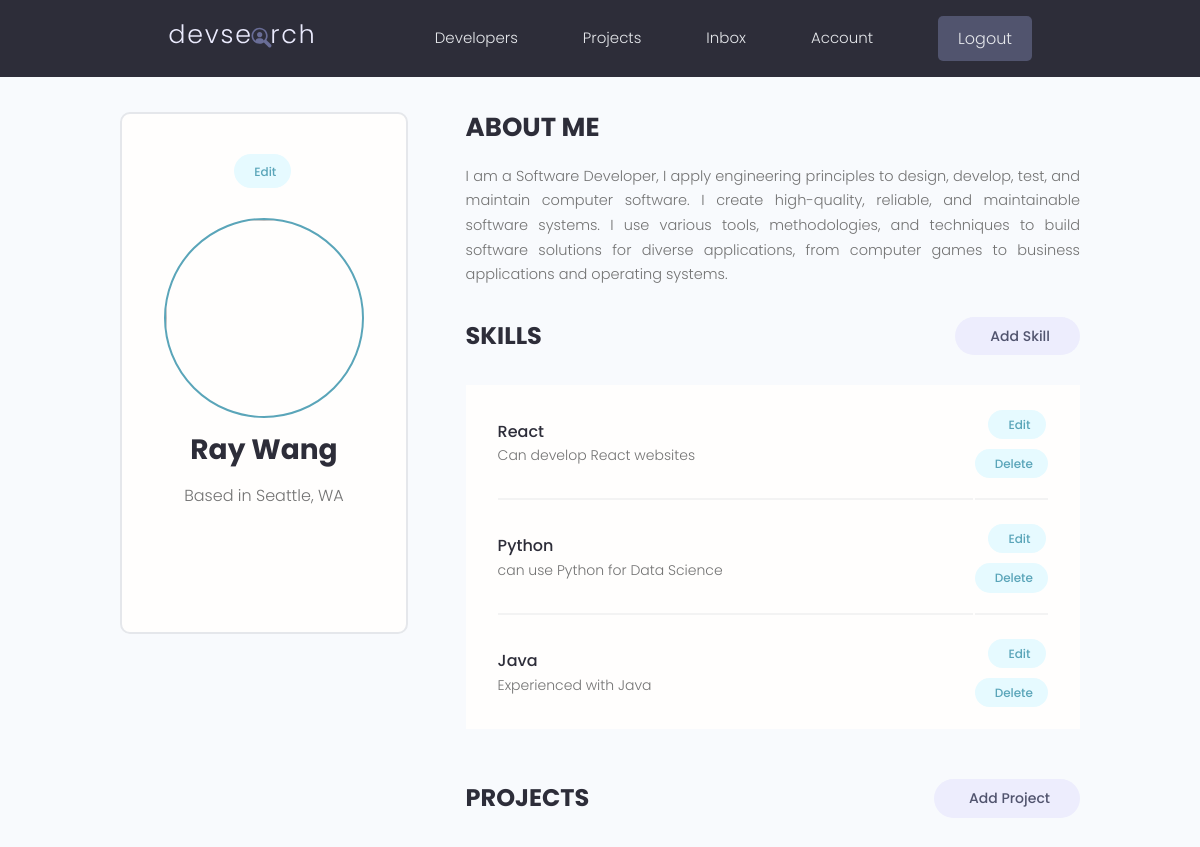
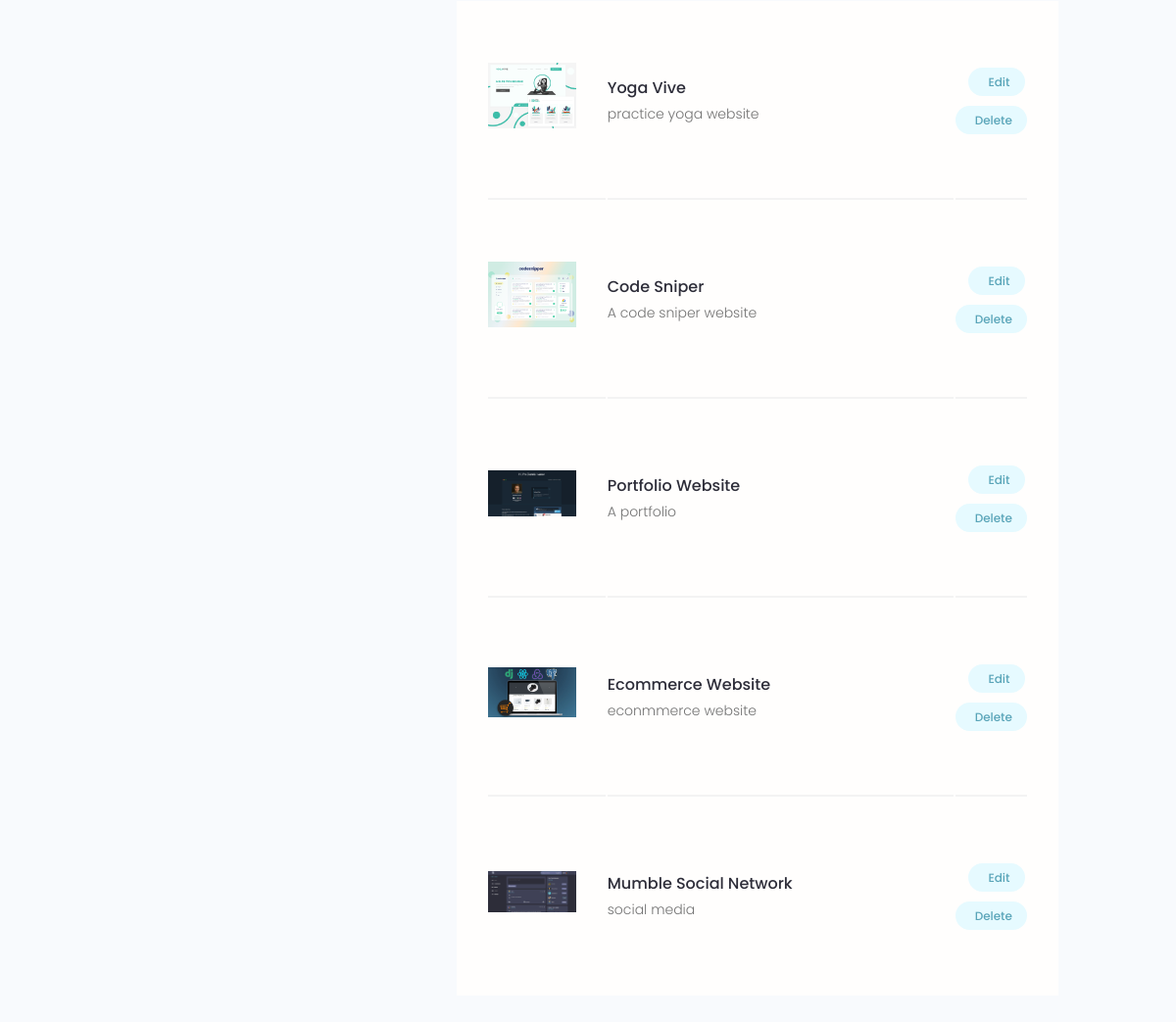
The app's page /account/ (signed in) with its own data (2 pictures, top to bottom).
### users/models.py (models this page shows, shortened)
class Profile(models.Model):
    user = models.OneToOneField(User, on_delete=models.CASCADE, null=True, blank=True)
    name = models.CharField(max_length=200, null=True, blank=True)
    email = models.EmailField(max_length=500, blank=True, null=True)
    username = models.CharField(max_length=200, null=True, blank=True)
    location = models.CharField(max_length=200, null=True, blank=True)
    short_intro = models.TextField(blank=True, null=True)
    bio = models.TextField(blank=True, null=True)
    profile_image = models.ImageField(null=True, blank=True, upload_to='profiles/', default='profiles/user-default.png')
    social_github = models.CharField(max_length=200, null=True, blank=True)
    social_twitter = models.CharField(max_length=200, null=True, blank=True)
    social_linkedin = models.CharField(max_length=200, null=True, blank=True)
    social_website = models.CharField(max_length=200, null=True, blank=True)
    created = models.DateTimeField(auto_now_add=True)
    id = models.UUIDField(default=uuid.uuid4, unique=True, primary_key=True, editable=False)

class Skill(models.Model):
    owner = models.ForeignKey(Profile, on_delete=models.CASCADE, null=True, blank=True)
    name = models.CharField(max_length=200, blank=True, null=True)
    description = models.TextField(blank=True, null=True)
    created = models.DateTimeField(auto_now_add=True)
    id = models.UUIDField(default=uuid.uuid4, unique=True, primary_key=True, editable=False)

### projects/models.py (models this page shows, shortened)
class Project(models.Model):
    owner = models.ForeignKey(Profile, null=True, blank=True, on_delete=models.SET_NULL)
    title = models.CharField(max_length=200)
    description = models.TextField(null=True, blank=True)
    featured_image = models.ImageField(null=True, blank=True, default='default.jpg')
    demo_link = models.CharField(max_length=2000, null=True, blank=True)
    source_link = models.CharField(max_length=2000, null=True, blank=True)
    tags = models.ManyToManyField('Tag', blank=True)
    vote_total = models.IntegerField(default=0, null=True, blank=True)
    vote_ratio = models.IntegerField(default=0, null=True, blank=True)
    created = models.DateTimeField(auto_now_add=True)
    id = models.UUIDField(default=uuid.uuid4, unique=True, primary_key=True, editable=False)
    class Meta:
        ordering = ['-vote_ratio', '-vote_total', 'title']

### users/views.py (the view)
# urls.py: path('account/', views.userAccount, name='account'),
@login_required(login_url='login')
def userAccount(request):
    profile = request.user.profile
    topskills = profile.skill_set.all()
    projects = profile.project_set.all()
    context = {'profile': profile,
               'skills': topskills,
               'projects': projects}
    return render(request, 'users/account.html', context)

### users/templates/users/account.html (shortened to what this page needs)
{% extends 'main.html' %}
{% block content %}
<main class="settingsPage profile my-md">
  <div class="container">
    <div class="layout">
      <div class="column column--1of3">
        <div class="card text-center">
          <div class="card__body dev">
            <a class="tag tag--pill tag--main settings__btn" href="{% url 'edit-account' %}">
              Edit</a>
            <img class="avatar avatar--xl dev__avatar" src="{{profile.profile.imageURL}}" />
            <h2 class="dev__name">{{profile.name}}</h2>
            <p class="dev__location">Based in {{profile.location}}</p>
            <ul class="dev__social">
            </ul>
          </div>
        </div>
      </div>
      <div class="column column--2of3">
        <div class="devInfo">
          <h3 class="devInfo__title">About Me</h3>
          <p class="devInfo__about">{{profile.bio}}</p>
        </div>
        <div class="settings">
          <h3 class="settings__title">Skills</h3>
          <a class="tag tag--pill tag--sub settings__btn tag--lg" href="{% url 'create-skill' %}"> Add Skill</a>
        </div>
        <table class="settings__table">
          {% for skill in skills %}
          <tr>
            <td class="settings__tableInfo">
              <h4>{{skill.name}}</h4>
              <p>
                {{skill.description}}
              </p>
            </td>
            <td class="settings__tableActions">
              <a class="tag tag--pill tag--main settings__btn" href="{% url 'update-skill' skill.id %}"> Edit</a>
              <a class="tag tag--pill tag--main settings__btn" href="{% url 'delete-skill' skill.id %}?next=/account">
                Delete</a>
            </td>
          </tr>
          {% endfor %}
        </table>
        <div class="settings">
          <h3 class="settings__title">Projects</h3>
          <a class="tag tag--pill tag--sub settings__btn tag--lg" href="{% url 'create-project' %}"> Add Project</a>
        </div>
        <table class="settings__table">
          {% for project in projects %}
          <tr>
            <td class="settings__thumbnail">
              <a href="{% url 'project' project.id %}"><img src="{{project.featured_image.url}}" alt="Project Thumbnail" /></a>
            </td>
            <td class="settings__tableInfo">
              <a href="{% url 'project' project.id %}">{{project.title}}</a>
              <p>{{project.description|slice:"150"}}</p>
            </td>
            <td class="settings__tableActions">
              <a class="tag tag--pill tag--main settings__btn" href="{% url 'update-project' project.id %}"> Edit</a>
              <a class="tag tag--pill tag--main settings__btn"
                href="{% url 'delete-project'  project.id %}?next=/account">
                Delete</a>
            </td>
          </tr>
          {% endfor %}
        </table>
      </div>
    </div>
  </div>
</main>
{% endblock %}

### static/styles/app.css (style rules this page uses)
:root { --color-sub: #2d2d39; }
.card { border: 2px solid var(--color-light); }
img { width: 100%; }
.profile .card > .dev { padding: 4rem; }
.dev__avatar { display: block; margin: auto; }
.dev__name { color: var(--color-sub); font-size: 2.8rem; font-weight: 700; margin-top: 1rem; margin-bottom: 0.5rem; }
.dev__location { margin-top: 1rem; }
.dev__social { margin: 3rem 0; list-style: none; display: flex; justify-content: center; gap: 1.5rem; }
.devInfo { margin-bottom: 3rem; }
.devInfo__title, .devInfo__subtitle { font-size: 2.6rem; color: var(--color-sub); text-transform: uppercase; font-weight: 700; margin-bottom: 1.5rem; }
.devInfo__about, .devSkill__info { font-size: 1.45rem; line-height: 1.7; text-align: justify; }
.settingsPage .dev > .settings__btn { display: inline-block; margin-bottom: 3rem; }
.settings { display: flex; justify-content: space-between; align-items: center; }
.settings__title { font-size: 2.4rem; text-transform: uppercase; font-weight: 700; color: var(--color-sub); }
.settings__table { margin-top: 3rem; margin-bottom: 5rem; padding: 0 3rem; background: var(--color-white); }
.settings__table tr { width: 100%; }
.settings__table tr > td { padding: 2rem 0; }
.settings__table tr:not(:last-child) td { border-bottom: 2px solid var(--color-white-light); }
.settings__thumbnail { width: 23%; min-width: 10rem; }
.settings__thumbnail img { padding-right: 3rem; height: 15rem; object-fit: contain; }
.settings__tableInfo { width: 100%; }
.settings__tableInfo h4, .settings__tableInfo a { padding-right: 1rem; width: auto; font-size: 1.6rem; font-weight: 500; color: var(--color-sub); }
.settings__tableInfo p { font-size: 1.4rem; }
.settings__tableActions { text-align: right; }

### static/uikit/styles/modules/_variables.css (style rules this page uses)
:root { --color-main: #5aa5b9; --color-main-light: #e6faff; --color-sub: #3f4156; --color-sub-light: #51546e; --color-sub-lighter: #ededfd; --color-text: #737373; --color-gray: #8b8b8b; --color-light: #e5e7eb; --color-light-gray: #767676; --color-bg: #f8fafd; --color-white: #fffefd; --color-white-light: #f3f3f3; --color-success: #359e64; --color-success-bg: #def8e8; --color-error: #fc4b0b; --color-error-bg: #fff2ee; --font-base: 'Poppins', arial, helvetica, 'Segoe UI', roboto, ubuntu, sans-serif; --font-monospace: 'Fira Code', 'Courier New', courier, monospace; --font-regular: 300; --font-medium: 500; --font-bold: 700; --generic-shadow: 1px 1px 5px #00000010; --generic-transition: all 0.3s ease-in-out; }

### static/uikit/styles/modules/_base.css (style rules this page uses)
* { margin: 0; padding: 0; box-sizing: border-box; text-rendering: optimizeLegibility; color: inherit; font-size: inherit; }
html { font-size: 50%; }
@media only screen and (min-width: 480px) { html { font-size: 56.25%; } }
@media only screen and (min-width: 1200px) { html { font-size: 62.5%; } }
body { line-height: 1.6; font-weight: 400; font-size: 1.5rem; color: var(--color-text); background-color: var(--color-bg); min-height: 100vh; }

### static/uikit/styles/modules/_typography.css (style rules this page uses)
* { font-family: var(--font-base); }
h2 { font-size: 3.6rem; font-weight: var(--font-bold); }
h3 { font-size: 3.2rem; font-weight: var(--font-medium); }
h4 { font-size: 2.8rem; font-weight: var(--font-medium); }
p, span, strong { font-size: 1.6rem; color: var(--color-text); font-weight: var(--font-regular); }
a { padding-bottom: 2px; text-decoration: none; display: inline-block; color: var(--color-main); font-weight: var(--font-medium); }

### static/uikit/styles/modules/_utilities.css (style rules this page uses)
.container { width: 92%; max-width: 165rem; margin: 0 auto; box-sizing: border-box; }
@media screen and (min-width: 1000px) { .container { width: 90%; } }
@media screen and (min-width: 1200px) { .container { width: 80%; } }
.text-center { text-align: center; }
.my-md { margin: 3rem auto; }

### static/uikit/styles/modules/_avatar.css (style rules this page uses)
.avatar { border-radius: 50%; border: 2px solid var(--color-main); object-fit: cover; }
.avatar--xl { height: 20rem; width: 20rem; }

### static/uikit/styles/modules/_card.css (style rules this page uses)
.card { border-radius: 1rem; background-color: var(--color-white); border: 1.5px solid var(--color-light); width: auto; height: auto; margin-top: 0.5rem; margin-bottom: 0.5rem; overflow: hidden; }
.card__body, .card__header { padding: 2rem 2.5rem; }

### static/uikit/styles/modules/_layout.css (style rules this page uses)
.layout { display: flex; flex-flow: row wrap; justify-content: space-between; }
.layout > .column { margin-bottom: 3rem; }
.layout > .column.column--1of3 { flex-basis: 30%; }
.layout > .column.column--2of3 { flex-basis: 64%; }

### records on screen
Profile: name "Ray Wang", location "Seattle, WA", bio "I am a Software Developer, I apply engineering principles to design, develop, test, and maintain computer software. I create high-quality, reliable, and maintainable software systems. I use various tools, methodologies, and techniques to build software solutions for diverse applications, from computer games to business applications and operating systems."
Skill: name "React", description "Can develop React websites"
Skill: name "Python", description "can use Python for Data Science"
Skill: name "Java", description "Experienced with Java"
Project: featured_image (picture), title "Yoga Vive", description "practice yoga website"
Project: featured_image (picture), title "Code Sniper", description "A code sniper website"
Project: featured_image (picture), title "Portfolio Website", description "A portfolio"
Project: featured_image (picture), title "Ecommerce Website", description "econmmerce website"
Project: featured_image (picture), title "Mumble Social Network", description "social media"
